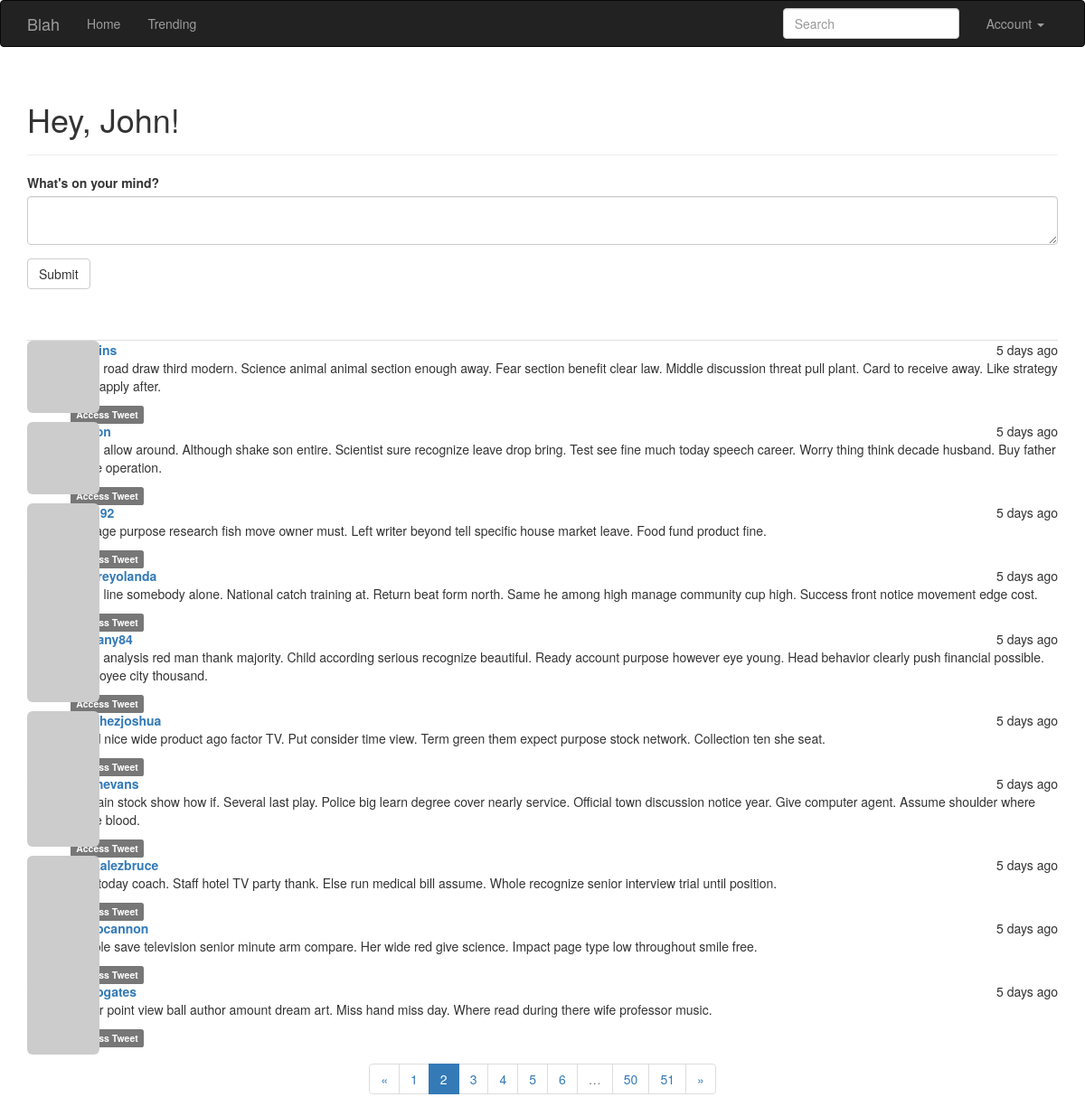
/trending/?page=2 (signed in), run on the app's committed database.
### app/models.py (models this page shows, shortened)
class User(UserMixin, db.Model):
    __tablename__ = 'users'
    id = db.Column(db.Integer, primary_key=True)
    email = db.Column(db.String(64), unique=True, index=True)
    username = db.Column(db.String(64), unique=True, index=True)
    role_id = db.Column(db.Integer, db.ForeignKey('roles.id'))
    password_hash = db.Column(db.String(128))
    confirmed = db.Column(db.Boolean, default=False)
    name = db.Column(db.String(64))
    location = db.Column(db.String(64))
    about_me = db.Column(db.Text())
    member_since = db.Column(db.DateTime(), default=datetime.utcnow)
    last_seen = db.Column(db.DateTime(), default=datetime.utcnow)
    avatar_hash = db.Column(db.String(32))
    posts = db.relationship('Post', backref='author', lazy='dynamic')
    followed = db.relationship('Follow',
                               foreign_keys=[Follow.follower_id],
                               backref=db.backref('follower', lazy='joined'),
                               lazy='dynamic',
                               cascade='all, delete-orphan')
    followers = db.relationship('Follow',
                                foreign_keys=[Follow.followed_id],
                                backref=db.backref('followed', lazy='joined'),
                                lazy='dynamic',
                                cascade='all, delete-orphan')
    @property
    def password(self):
        raise AttributeError('Password is not a readable attribute')
    def ping(self):
        self.last_seen = datetime.utcnow()
        db.session.add(self)
    def can(self, perm):
        return self.role is not None and self.role.has_permission(perm)
    def gravatar(self, size=100, default='identicon', rating='g'):
        if request.is_secure:
            url = 'https://secure.gravatar.com/avatar'
        else:
            url = 'https://www.gravatar.com/avatar'
        hash = hashlib.md5(self.email.lower().encode('utf-8')).hexdigest()
        return '{url}/{hash}?s={size}&d={default}&r={rating}'.format(
            url=url, hash=hash, size=size, default=default, rating=rating)

class SearchableMixin(object):
    @classmethod
    def before_commit(cls, session):
        session._changes = {
            'add': list(session.new),
            'update': list(session.dirty),
            'delete': list(session.deleted)
        }
    @classmethod
    def after_commit(cls, session):
        for obj in session._changes['add']:
            if isinstance(obj, SearchableMixin):
                add_to_index(obj.__tablename__, obj)
        for obj in session._changes['update']:
            if isinstance(obj, SearchableMixin):
                add_to_index(obj.__tablename__, obj)
        for obj in session._changes['delete']:
            if isinstance(obj, SearchableMixin):
                remove_from_index(obj.__tablename__, obj)
        session._changes = None

class Post(SearchableMixin,db.Model):
    __searchable__ = ['body']
    __tablename__ = 'posts'
    id = db.Column(db.Integer, primary_key=True)
    body = db.Column(db.Text)
    body_html = db.Column(db.Text)
    timestamp = db.Column(db.DateTime, index=True, default=datetime.utcnow)
    author_id = db.Column(db.Integer, db.ForeignKey('users.id'))

### app/main/views.py (the view)
@main.route('/trending/', methods=['GET', 'POST'])
@login_required
def trending():
    form = PostForm()
    if current_user.can(Permission.WRITE) and form.validate_on_submit():
        post = Post(body=form.body.data,
                    author=current_user._get_current_object())
        db.session.add(post)
        db.session.commit()
        return redirect(url_for('.index'))
    page = request.args.get('page', 1, type=int)
    query = Post.query
    pagination = query.order_by(Post.timestamp.desc()).paginate(
        page, per_page=current_app.config['POSTS_PER_PAGE'],
        error_out=False)
    posts = pagination.items
    return render_template('trending.html', form=form, posts=posts, pagination=pagination)

### app/main/forms.py
class SearchForm(FlaskForm):
    q = StringField(_l('Search'), validators=[DataRequired()])
    def __init__(self, *args, **kwargs):
        if 'formdata' not in kwargs:
            kwargs['formdata'] = request.args
        if 'csrf_enabled' not in kwargs:
            kwargs['csrf_enabled'] = False
        super(SearchForm, self).__init__(*args, **kwargs)

class PostForm(FlaskForm):
    body = PageDownField("What's on your mind?", validators=[DataRequired()])
    submit = SubmitField('Submit')

### app/auth/views.py (called while the page is built)
@auth.before_app_request
def before_request():
    if current_user.is_authenticated:
        current_user.ping()
        if not current_user.confirmed \
                and request.endpoint \
                and request.blueprint != 'auth' \
                and request.endpoint != 'static':
            return redirect(url_for('auth.unconfirmed'))

### app/main/__init__.py (called while the page is built)
@main.app_context_processor
def inject_permissions():
    return dict(Permission=Permission)

### app/main/views.py (called while the page is built)
@main.before_app_request
def before_request():
    current_user.last_seen = datetime.utcnow()
    db.session.commit()
    g.search_form = SearchForm()
    g.locale = str(get_locale())

### app/models.py (called while the page is built)
@login_manager.user_loader
def load_user(user_id):
    return User.query.get(int(user_id))

    def has_permission(self, perm):
        return self.permissions & perm == perm

### app/templates/trending.html (shortened to what this page needs)
{% extends "base.html" %}
{% import "bootstrap/wtf.html" as wtf %}
{% import "macros.html" as macros %}
{% block page_content %}
<div class="page-header">
    <h1>
        {% if current_user.is_authenticated %}
          Hey, {{ current_user.username }}!
        {% else %}
          Welcome to Blah!
        {% endif %}
    </h1>
</div>
<div>
    {% if current_user.can(Permission.WRITE) %}
    {{ wtf.quick_form(form) }}
    {% endif %}
</div>
{% include 'templatePosts.html' %}
{% if pagination %}
<div class="text-center">
    {{ macros.pagination_widget(pagination, '.trending') }}
</div>
{% endif %}
{% endblock %}

### app/templates/templatePosts.html
<br><br>
<ul class="posts">
    {% for post in posts %}
    <li class="list-unstyled">
        <div class="post-thumbnail" >
            <a href="{{ url_for('.user', username=post.author.username) }}">
                <img class="img-rounded profile-thumbnail" src="{{ post.author.gravatar(size=40) }}">
            </a>
        </div>
        <div class="post-content">
            <div class="post-date">{{ moment(post.timestamp).fromNow() }}</div>
            <div class="post-author"><a href="{{ url_for('.user', username=post.author.username) }}">{{ post.author.username }}</a></div>
            <div class="post-body">
              {% if post.body_html %}
                {{ post.body_html | safe }}
              {% else %}
                {{ post.body }}
              {% endif %}
            </div>
            <div class="post-footer">
                <a href="{{ url_for('.post', id=post.id) }}">
                    <span class="label label-default">Access Tweet</span>
                </a>
            </div>
        </div>
    </li>
    {% endfor %}
</ul>

### app/static/styles.css (style rules this page uses)
.profile-thumbnail { position: absolute; }
ul.posts { list-style-type: none; padding: 0px; margin: 16px 0px 0px 0px; border-top: 1px solid #e0e0e0; }
div.post-date { float: right; }
div.post-author { font-weight: bold; }
div.post-thumbnail { position: absolute; }
div.post-content { margin-left: 48px; min-height: 48px; }

### data on the page
User: username "John"
Post: timestamp "5 days ago", body_html "Race road draw third modern. Science animal animal section enough away. Fear section benefit clear law. Middle discussion threat pull plant. Card to receive away. Like strategy term apply after."
Post: timestamp "5 days ago", body_html "Soon allow around. Although shake son entire. Scientist sure recognize leave drop bring. Test see fine much today speech career. Worry thing think decade husband. Buy father game operation."
Post: timestamp "5 days ago", body_html "Manage purpose research fish move owner must. Left writer beyond tell specific house market leave. Food fund product fine."
Post: timestamp "5 days ago", author.username "mooreyolanda", body_html "Song line somebody alone. National catch training at. Return beat form north. Same he among high manage community cup high. Success front notice movement edge cost."
Post: timestamp "5 days ago", author.username "bethany84", body_html "Hotel analysis red man thank majority. Child according serious recognize beautiful. Ready account purpose however eye young. Head behavior clearly push financial possible. Employee city thousand."
Post: timestamp "5 days ago", author.username "sanchezjoshua", body_html "Hand nice wide product ago factor TV. Put consider time view. Term green them expect purpose stock network. Collection ten she seat."
Post: timestamp "5 days ago", author.username "devinevans", body_html "Remain stock show how if. Several last play. Police big learn degree cover nearly service. Official town discussion notice year. Give computer agent. Assume shoulder where figure blood."
Post: timestamp "5 days ago", author.username "gonzalezbruce", body_html "Fish today coach. Staff hotel TV party thank. Else run medical bill assume. Whole recognize senior interview trial until position."
Post: timestamp "5 days ago", author.username "jacobcannon", body_html "Couple save television senior minute arm compare. Her wide red give science. Impact page type low throughout smile free."
Post: timestamp "5 days ago", author.username "jacobgates", body_html "Either point view ball author amount dream art. Miss hand miss day. Where read during there wife professor music."

### other printed values
{{ p }} "1" "3" "4" "5" "6" "50" "51"
{{ p }} "2"
